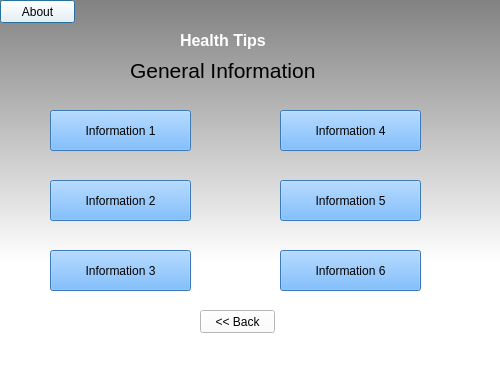
<?xml version="1.0" encoding="UTF-8"?>
<ui version="4.0">
 <class>GeneralInformation</class>
 <widget class="QDialog" name="GeneralInformation">
  <property name="geometry">
   <rect>
    <x>0</x>
    <y>0</y>
    <width>500</width>
    <height>378</height>
   </rect>
  </property>
  <property name="windowTitle">
   <string>Dialog</string>
  </property>
  <property name="styleSheet">
   <string notr="true">background-color: qlineargradient(spread:pad, x1:0, y1:0, x2:0, y2:1, stop:0 rgba(130, 130, 130, 255), stop:0.693182 rgba(255, 255, 255, 255));</string>
  </property>
  <widget class="QLabel" name="label">
   <property name="geometry">
    <rect>
     <x>180</x>
     <y>30</y>
     <width>101</width>
     <height>20</height>
    </rect>
   </property>
   <property name="font">
    <font>
     <pointsize>12</pointsize>
     <weight>75</weight>
     <bold>true</bold>
    </font>
   </property>
   <property name="styleSheet">
    <string notr="true">color: rgb(255, 255, 255);
background-color: rgba(255, 255, 255, 0);</string>
   </property>
   <property name="text">
    <string>Health Tips</string>
   </property>
  </widget>
  <widget class="QPushButton" name="pushButton">
   <property name="geometry">
    <rect>
     <x>0</x>
     <y>0</y>
     <width>75</width>
     <height>23</height>
    </rect>
   </property>
   <property name="styleSheet">
    <string notr="true">background-color: rgb(255, 255, 255);</string>
   </property>
   <property name="text">
    <string>About</string>
   </property>
  </widget>
  <widget class="QPushButton" name="pushButton_3">
   <property name="geometry">
    <rect>
     <x>50</x>
     <y>110</y>
     <width>141</width>
     <height>41</height>
    </rect>
   </property>
   <property name="styleSheet">
    <string notr="true">background-color: rgb(85, 170, 255);
border-color: rgb(85, 255, 255);
font: 75 8pt &quot;MS Shell Dlg 2&quot;;</string>
   </property>
   <property name="text">
    <string>Information 1</string>
   </property>
  </widget>
  <widget class="QPushButton" name="pushButton_2">
   <property name="geometry">
    <rect>
     <x>200</x>
     <y>310</y>
     <width>75</width>
     <height>23</height>
    </rect>
   </property>
   <property name="styleSheet">
    <string notr="true">background-color: rgb(255, 255, 255);</string>
   </property>
   <property name="text">
    <string>&lt;&lt; Back</string>
   </property>
  </widget>
  <widget class="QLabel" name="label_2">
   <property name="geometry">
    <rect>
     <x>130</x>
     <y>60</y>
     <width>201</width>
     <height>20</height>
    </rect>
   </property>
   <property name="font">
    <font>
     <pointsize>16</pointsize>
     <weight>50</weight>
     <bold>false</bold>
    </font>
   </property>
   <property name="styleSheet">
    <string notr="true">color: rgb(0, 0, 0);
background-color: rgba(255, 255, 255, 0);</string>
   </property>
   <property name="text">
    <string>General Information</string>
   </property>
  </widget>
  <widget class="QPushButton" name="pushButton_4">
   <property name="geometry">
    <rect>
     <x>280</x>
     <y>110</y>
     <width>141</width>
     <height>41</height>
    </rect>
   </property>
   <property name="styleSheet">
    <string notr="true">background-color: rgb(85, 170, 255);
border-color: rgb(85, 255, 255);
font: 75 8pt &quot;MS Shell Dlg 2&quot;;</string>
   </property>
   <property name="text">
    <string>Information 4</string>
   </property>
  </widget>
  <widget class="QPushButton" name="pushButton_5">
   <property name="geometry">
    <rect>
     <x>280</x>
     <y>180</y>
     <width>141</width>
     <height>41</height>
    </rect>
   </property>
   <property name="styleSheet">
    <string notr="true">background-color: rgb(85, 170, 255);
border-color: rgb(85, 255, 255);
font: 75 8pt &quot;MS Shell Dlg 2&quot;;</string>
   </property>
   <property name="text">
    <string>Information 5</string>
   </property>
  </widget>
  <widget class="QPushButton" name="pushButton_6">
   <property name="geometry">
    <rect>
     <x>50</x>
     <y>180</y>
     <width>141</width>
     <height>41</height>
    </rect>
   </property>
   <property name="styleSheet">
    <string notr="true">background-color: rgb(85, 170, 255);
border-color: rgb(85, 255, 255);
font: 75 8pt &quot;MS Shell Dlg 2&quot;;</string>
   </property>
   <property name="text">
    <string>Information 2</string>
   </property>
  </widget>
  <widget class="QPushButton" name="pushButton_7">
   <property name="geometry">
    <rect>
     <x>280</x>
     <y>250</y>
     <width>141</width>
     <height>41</height>
    </rect>
   </property>
   <property name="styleSheet">
    <string notr="true">background-color: rgb(85, 170, 255);
border-color: rgb(85, 255, 255);
font: 75 8pt &quot;MS Shell Dlg 2&quot;;</string>
   </property>
   <property name="text">
    <string>Information 6</string>
   </property>
  </widget>
  <widget class="QPushButton" name="pushButton_8">
   <property name="geometry">
    <rect>
     <x>50</x>
     <y>250</y>
     <width>141</width>
     <height>41</height>
    </rect>
   </property>
   <property name="styleSheet">
    <string notr="true">background-color: rgb(85, 170, 255);
border-color: rgb(85, 255, 255);
font: 75 8pt &quot;MS Shell Dlg 2&quot;;</string>
   </property>
   <property name="text">
    <string>Information 3</string>
   </property>
  </widget>
 </widget>
 <resources/>
 <connections/>
</ui>
